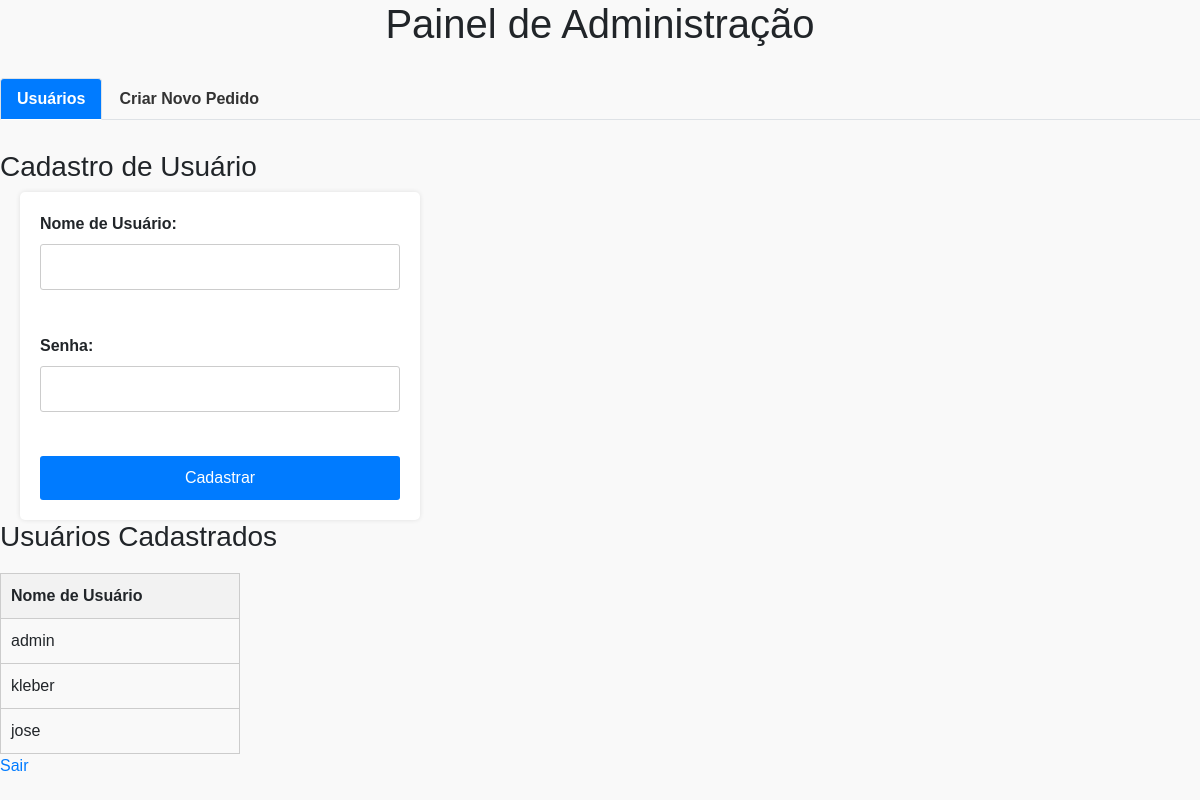
/admin_dashboard/, run on an earlier commit of the app's database.
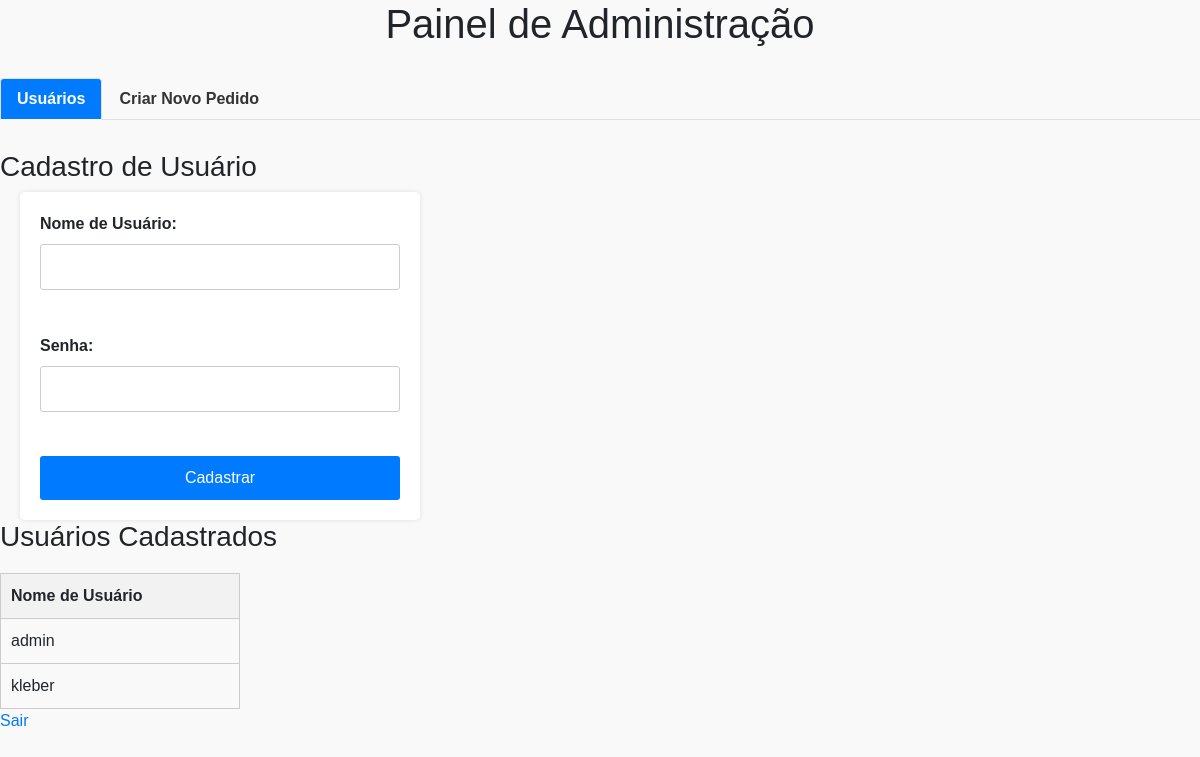
And on a later commit of the database.
### mvpapp/models.py (models this page shows)
class User(AbstractUser):
    pass

### mvpapp/views.py (the view)
# urls.py: path('admin_dashboard/', views.admin_dashboard, name='admin_dashboard'),  # Nova rota para o painel de administração
def admin_dashboard(request):
    if request.method == 'POST':
        form = UserForm(request.POST)
        if form.is_valid():
            username = form.cleaned_data['username']
            password = form.cleaned_data['password']
            if User.objects.filter(username=username).exists():
                error_message = 'O nome de usuário já está em uso.'
                return render(request, 'admin_dashboard.html', {'form': form, 'error_message': error_message})
            user = User.objects.create_user(username=username, password=password)
            user.save()
            success_message = 'Usuário cadastrado com sucesso!'
            return render(request, 'admin_dashboard.html', {'form': form, 'success_message': success_message})
    else:
        form = UserForm()
    users = User.objects.all()
    return render(request, 'admin_dashboard.html', {'form': form, 'users': users})

### mvpapp/forms.py
class UserForm(forms.ModelForm):
    password = forms.CharField(widget=forms.PasswordInput)
    class Meta:
        model = User
        fields = ('username', 'password')

### mvpapp/templates/admin_dashboard.html (shortened to what this page needs)
{% load static %}
<!DOCTYPE html>
<html>
<head>
    <link rel="stylesheet" href="https://maxcdn.bootstrapcdn.com/bootstrap/4.5.2/css/bootstrap.min.css">
    <link rel="stylesheet" type="text/css" href="{% static 'style.css' %}">
</head>
<body>
    <h1>Painel de Administração</h1>
    <ul class="nav nav-tabs">
        <li class="nav-item">
            <a class="nav-link active" id="tab-cadastrar-usuario" data-toggle="tab" href="#cadastrar-usuario">Usuários</a>
        </li>
        <li class="nav-item">
            <a class="nav-link" id="tab-criar-pedido" data-toggle="tab" href="#criar-pedido">Criar Novo Pedido</a>
        </li>
    </ul>
    <div class="tab-content">
        <div id="cadastrar-usuario" class="tab-pane fade show active">
            <h3>Cadastro de Usuário</h3>
            <form method="post">
                <label for="username">Nome de Usuário:</label>
                <input type="text" id="username" name="username" required><br><br>
                <label for="password">Senha:</label>
                <input type="password" id="password" name="password" required><br><br>
                <input type="submit" value="Cadastrar">
            </form>
            <h3>Usuários Cadastrados</h3>
            <table>
                <tr>
                    <th>Nome de Usuário</th>
                </tr>
                {% for user in users %}
                    <tr>
                        <td>{{ user.username }}</td>
                    </tr>
                {% endfor %}
            </table>
        </div>
        </div>
    <a href="{% url 'logout' %}">Sair</a>
</body>
</html>

### mvpapp/static/style.css (style rules this page uses)
body { font-family: Arial, sans-serif; background-color: #f9f9f9; }
h1 { text-align: center; margin-bottom: 30px; }
.nav-tabs { margin-top: 30px; }
.nav-tabs .nav-item .nav-link { color: #333; font-weight: bold; }
.nav-tabs .nav-item .nav-link.active { background-color: #007bff; color: #fff; }
.tab-content { margin-top: 30px; }
#cadastrar-usuario form { max-width: 400px; margin: 0; margin-left: 20px; background-color: #fff; padding: 20px; border-radius: 5px; box-shadow: 0 0 5px rgba(0, 0, 0, 0.1); }
#cadastrar-usuario form label { font-weight: bold; display: block; }
#cadastrar-usuario form input[type="text"], #cadastrar-usuario form input[type="password"] { width: 100%; padding: 10px; margin-bottom: 20px; border: 1px solid #ccc; border-radius: 3px; }
#cadastrar-usuario form input[type="submit"] { width: 100%; padding: 10px; background-color: #007bff; color: #fff; border: none; border-radius: 3px; cursor: pointer; }
#cadastrar-usuario table { width: 20%; border-collapse: collapse; margin-top: 20px; }
#cadastrar-usuario th, #cadastrar-usuario td { padding: 10px; border: 1px solid #ccc; text-align: left; }
#cadastrar-usuario th { background-color: #f2f2f2; }

What changed in the data, as far as the page shows it:
removed User: username "jose"
